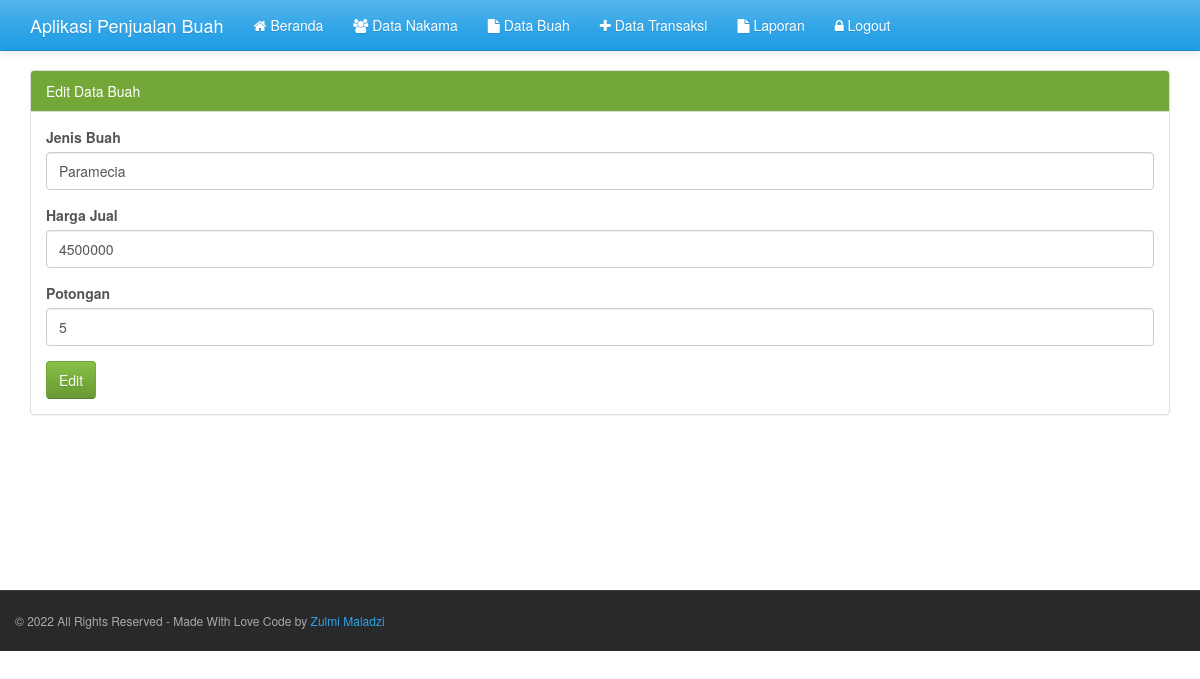
/edit_buah.php?kode_buah=1, run on the app's committed database.
### tables this page shows
CREATE TABLE `buah` (
  `kode_buah` int(11) NOT NULL,
  `jenis_buah` varchar(20) NOT NULL,
  `harga_jual` int(15) NOT NULL,
  `potongan` int(3) NOT NULL
);

### edit_buah.php (the view, shortened to what this page needs)
<?php
include("config.php");
?>
<!DOCTYPE html>
<html>
	<head>
		<?php include("include/css.php"); ?>
	</head>
	<body>
		<header>
			<?php include("include/header.php"); ?>
		</header>
		<div class='container' style='margin-top:70px'>
			<div class='row' style='min-height:520px'>
				<div class='col-md-12'>
					<?php
						$kode_buah = $_GET['kode_buah'];
						$sqlquery = "SELECT * FROM buah WHERE kode_buah='$kode_buah'";
						$result = mysqli_query($koneksi, $sqlquery) or die (mysqli_connect_error());
						$row = mysqli_fetch_assoc($result);
						?>
					<div class='panel panel-success'>
						<div class='panel-heading'>Edit Data Buah</div>
						<div class='panel-body'>
							<form method='post' action='aksi_buah.php?act=update'>
								<div class='form-group'>
									<label>Jenis Buah</label>
									<input type='text' class='form-control' name='jenis_buah' value="<?php echo $row["jenis_buah"]; ?>" required/>
								</div>
								<div class='form-group'>
									<label>Harga Jual</label>
									<input type='text' class='form-control' name='harga_jual' value="<?php echo $row["harga_jual"]; ?>" required/>
								</div>
								<div class='form-group'>
									<label>Potongan</label>
									<input type='text' class='form-control' name='potongan' value="<?php echo $row["potongan"]; ?>" required/>
								</div>
								<button type='input' name='input' class='btn btn-success'>Edit</button>
							</form>
						</div>
					</div>
				</div>
			</div>
		</div>
		<?php include("include/footer.php"); ?>
	</body>
</html>

### data on the page
buah: jenis_buah "Paramecia", harga_jual "4500000", potongan "5"
